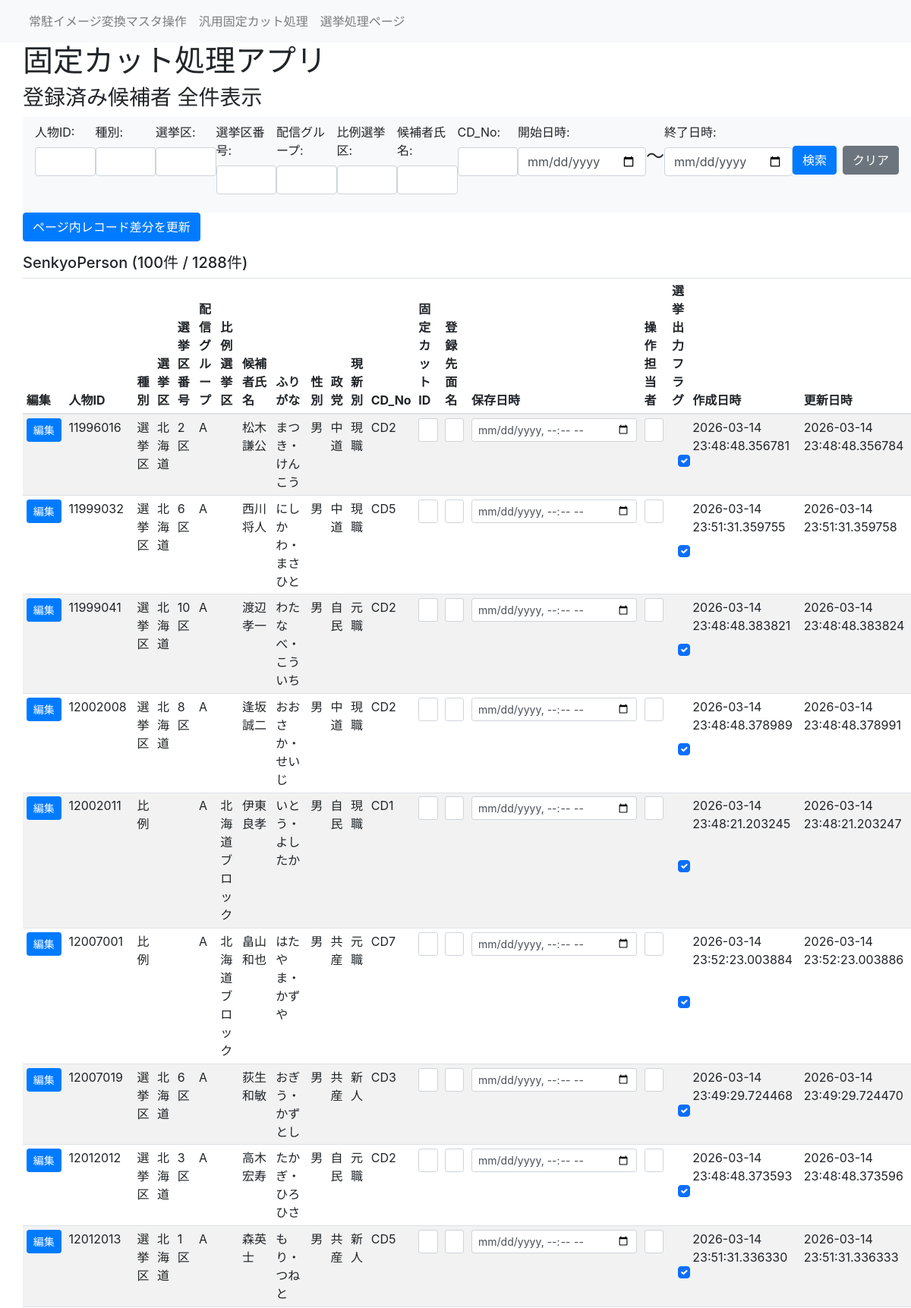
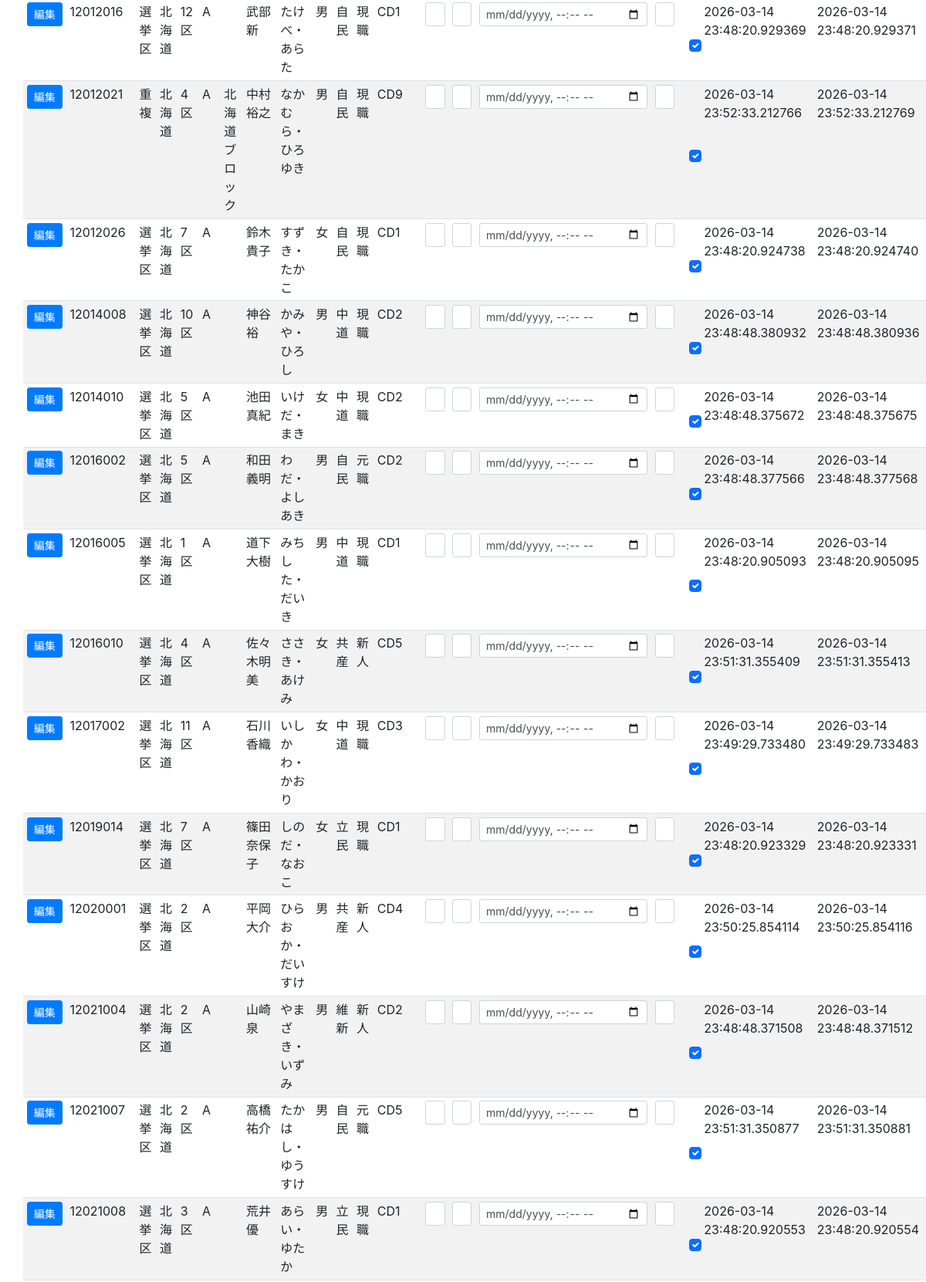
The page /senkyo_person_table (upper part) on the database its author committed (2 pictures, top to bottom).
### fixedcut_app/models/senkyo_person.py (models this page shows)
class SenkyoPerson(db.Model):
    ___tablename__ = "SenkyoPerson"
    id = db.Column(db.Integer, primary_key=True) #候補者番号
    syubetu = db.Column(db.String(5)) #選挙種別(選挙区、比例、重複)
    senkyoku = db.Column(db.String(10)) #選挙区（福島）
    senkyokuNo = db.Column(db.String(5)) #選挙区番号（1区）
    sendGroup = db.Column(db.String(2)) #配信グループ（A～C）
    hirei = db.Column(db.String(10))  #比例選挙単位（東北ブロック）
    name = db.Column(db.String(20))  #氏名
    hurigana = db.Column(db.String(20))  #指名読み仮名
    name_jikai = db.Column(db.String(100))  #指名字解
    kyodo_name = db.Column(db.String(20))  #共同表記氏名
    seibetsu = db.Column(db.String(5))  #性別
    seito = db.Column(db.String(30))  #政党
    genshinbetu = db.Column(db.String(2))  #現新別
    facefilename = db.Column(db.String(100))  #顔写真ファイル名
    photo_date = db.Column(db.DateTime)  #撮影日
    CD_No = db.Column(db.String(5))  #配信CD
    fixedcutID = db.Column(db.String(20))  #固定カットID
    updateCount = db.Column(db.Integer) #更新回数
    store_date = db.Column(db.DateTime)  #保存日時
    MenName = db.Column(db.String(20)) #登録先面名
    operater = db.Column(db.String(20)) #操作担当者
    created_at = db.Column(db.DateTime, nullable=False, default=datetime.now)  # 作成日時
    updated_at = db.Column(db.DateTime, nullable=False, default=datetime.now, onupdate=datetime.now)  # 更新日時
    output_Flg = db.Column(db.Boolean, default=True) #選挙出力フラグ

### fixedcut_app/views.py (the view, shortened to what this page needs)
@app.route('/senkyo_person_table', methods=['GET', 'POST'])
@app.route('/senkyo_person_table/<int:page>', methods=['GET', 'POST'])
def senkyo_person_table(page=1):
    per_page = 100
    res = {
        "personID": request.values.get("personID", ""),
        "syubetsu": request.values.get("syubetsu", ""),
        "senkyoku": request.values.get("senkyoku", ""),
        "senkyokuNo": request.values.get("senkyokuNo", ""),
        "sendgroup": request.values.get("sendgroup", ""),
        "hirei": request.values.get("hirei", ""),
        "shimei": request.values.get("shimei", ""),
        "CD_No": request.values.get("CD_No", ""),
        "startdate": request.values.get("startdate", ""),
        "enddate": request.values.get("enddate", ""),
    }
    savelist = [
        res["personID"],
        res["syubetsu"],
        res["senkyoku"],
        res["senkyokuNo"],
        res["sendgroup"],
        res["hirei"],
        res["shimei"],
        res["CD_No"],
        res["startdate"],
        res["enddate"],
    ]
    query = db.session.query(
        SenkyoPerson.id,
        SenkyoPerson.syubetu,
        SenkyoPerson.senkyoku,
        SenkyoPerson.senkyokuNo,
        SenkyoPerson.sendGroup,
        SenkyoPerson.hirei,
        SenkyoPerson.name,
        SenkyoPerson.hurigana,
        SenkyoPerson.seibetsu,
        SenkyoPerson.seito,
        SenkyoPerson.genshinbetu,
        SenkyoPerson.CD_No,
        SenkyoPerson.fixedcutID,
        SenkyoPerson.MenName,
        SenkyoPerson.store_date,
        SenkyoPerson.operater,
        SenkyoPerson.output_Flg,
        SenkyoPerson.created_at,
        SenkyoPerson.updated_at,
    )
    if res["personID"]:
        person_id = _to_int_or_none(res["personID"])
        if person_id is not None:
            query = query.filter(SenkyoPerson.id == person_id)
    if res["syubetsu"]:
        query = query.filter(SenkyoPerson.syubetu.contains(res["syubetsu"]))
    if res["senkyoku"]:
        query = query.filter(SenkyoPerson.senkyoku.contains(res["senkyoku"]))
    if res["senkyokuNo"]:
        query = query.filter(SenkyoPerson.senkyokuNo.contains(res["senkyokuNo"]))
    if res["sendgroup"]:
        query = query.filter(SenkyoPerson.sendGroup.contains(res["sendgroup"]))
    if res["hirei"]:
        query = query.filter(SenkyoPerson.hirei.contains(res["hirei"]))
    if res["shimei"]:
        query = query.filter(SenkyoPerson.name.contains(res["shimei"]))
    if res["CD_No"]:
        query = query.filter(SenkyoPerson.CD_No.contains(res["CD_No"]))
    if res["startdate"]:
        start_date = datetime.strptime(res["startdate"], '%Y-%m-%d')
        query = query.filter(SenkyoPerson.created_at >= start_date)
    if res["enddate"]:
        end_date = datetime.strptime(res["enddate"], '%Y-%m-%d')
        query = query.filter(SenkyoPerson.created_at <= end_date)
    pagination = query.order_by(SenkyoPerson.id.asc()).paginate(page=page, per_page=per_page, error_out=False)
    person_rows = pagination.items
    person_columns = [
        "人物ID",
        "種別",
        "選挙区",
        "選挙区番号",
        "配信グループ",
        "比例選挙区",
        "候補者氏名",
        "ふりがな",
        "性別",
        "政党",
        "現新別",
        "CD_No",
        "固定カットID",
        "登録先面名",
        "保存日時",
        "操作担当者",
        "選挙出力フラグ",
        "作成日時",
        "更新日時",
    ]
    return render_template(
        'senkyo_person_table.html',
        person_rows=person_rows,
        person_columns=person_columns,
        savelist=savelist,
        pagination=pagination,
    )

### fixedcut_app/views.py (called while the page is built)
@app.before_request
def log_request():
    app.logger.info("Request: %s %s from %s", request.method, request.path, request.remote_addr)

### fixedcut_app/templates/senkyo_person_table.html (shortened to what this page needs)
{% extends 'layout.html' %}
{% block header %}
<h3>登録済み候補者 全件表示</h3>
{% endblock %}
{% block serchbar %}
<nav class="navbar navbar-expand-lg navbar-light bg-light">
    <form class="form-group" action="{{ url_for('senkyo_person_table') }}" method="POST">
        <ul class="navbar-nav">
            <li class="nav-item">
                <label for="personID">人物ID:</label>
                <input name="personID" type="text" class="form-control" id="personID" value="{{ savelist[0] }}">
            </li>
            <li class="nav-item">
                <label for="syubetsu">種別:</label>
                <input name="syubetsu" type="text" class="form-control" id="syubetsu" value="{{ savelist[1] }}">
            </li>
            <li class="nav-item">
                <label for="senkyoku">選挙区:</label>
                <input name="senkyoku" type="text" class="form-control" id="senkyoku" value="{{ savelist[2] }}">
            </li>
            <li class="nav-item">
                <label for="senkyokuNo">選挙区番号:</label>
                <input name="senkyokuNo" type="text" class="form-control" id="senkyokuNo" value="{{ savelist[3] }}">
            </li>
            <li class="nav-item">
                <label for="sendgroup">配信グループ:</label>
                <input name="sendgroup" type="text" class="form-control" id="sendgroup" value="{{ savelist[4] }}">
            </li>
            <li class="nav-item">
                <label for="hirei">比例選挙区:</label>
                <input name="hirei" type="text" class="form-control" id="hirei" value="{{ savelist[5] }}">
            </li>
            <li class="nav-item">
                <label for="shimei">候補者氏名:</label>
                <input name="shimei" type="text" class="form-control" id="shimei" value="{{ savelist[6] }}">
            </li>
            <li class="nav-item">
                <label for="CD_No">CD_No:</label>
                <input name="CD_No" type="text" class="form-control" id="CD_No" value="{{ savelist[7] }}">
            </li>
            <li class="nav-item">
                <label for="startdate">開始日時:</label>
                <input name="startdate" type="date" class="form-control" id="startdate" value="{{ savelist[8] }}">
            </li>
            <li class="nav-item pad-above">
                <h4>～</h4>
            </li>
            <li class="nav-item ">
                <label for="enddate">終了日時:</label>
                <input name="enddate" type="date" class="form-control" id="enddate" value="{{ savelist[9] }}">
            </li>
            <li class="nav-item pad-above">
                <button type="submit" class="btn btn-primary">検索</button>
            </li>
            <li class="nav-item pad-above">
                <button type="button" class="btn btn-secondary ms-2" onclick="clearForm()">クリア</button>
        </ul>
    </form>
</nav>
{% endblock %}
{% block content %}
<div class="mb-2">
    <button type="submit" form="bulkUpdateForm" class="btn btn-primary">ページ内レコード差分を更新</button>
</div>
<div class="mt-3">
    <h5>
        SenkyoPerson
        {% if person_rows | length > 0 %}
        ({{ person_rows|length }}件 / {{ pagination.total }}件)
        {% else %}
        (0件)
        {% endif %}
    </h5>
    <form id="bulkUpdateForm" action="{{ url_for('senkyo_person_table', page=pagination.page) }}" method="POST">
    <div class="table-responsive">
        <table class="table table-striped table-hover table-sm">
            <thead>
                <tr>
                    <th>編集</th>
                    {% for col in person_columns %}
                    <th {% if col == '選挙出力フラグ' %}class="text-center"{% endif %}>{{ col }}</th>
                    {% endfor %}
                </tr>
            </thead>
            <tbody>
                {% for row in person_rows %}
                <tr>
                    <td>
                        <a class="btn btn-primary btn-sm" href="{{ url_for('senkyo_person_table_detail', id=row[0]) }}">編集</a>
                    </td>
                    <td>
                        {{ row[0] }}
                    </td>
                    <td>{{ row[1] }}</td>
                    <td>{{ row[2] }}</td>
                    <td>{{ row[3] }}</td>
                    <td>{{ row[4] }}</td>
                    <td>{{ row[5] }}</td>
                    <td>{{ row[6] }}</td>
                    <td>{{ row[7] }}</td>
                    <td>{{ row[8] }}</td>
                    <td>{{ row[9] }}</td>
                    <td>{{ row[10] }}</td>
                    <td>{{ row[11] }}</td>
                    <td>
                        <input type="text" class="form-control form-control-sm" name="fixedcutID_{{ row[0] }}" value="{{ row[12] or '' }}">
                    </td>
                    <td>
                        <input type="text" class="form-control form-control-sm" name="MenName_{{ row[0] }}" value="{{ row[13] or '' }}">
                    </td>
                    <td>
                        <input type="datetime-local" class="form-control form-control-sm" name="store_date_{{ row[0] }}" value="{{ row[14].strftime('%Y-%m-%dT%H:%M') if row[14] else '' }}">
                    </td>
                    <td>
                        <input type="text" class="form-control form-control-sm" name="operater_{{ row[0] }}" value="{{ row[15] or '' }}">
                    </td>
                    <td class="text-center align-middle">
                        <input type="checkbox" class="form-check-input m-0" name="output_Flg_{{ row[0] }}" value="1" {% if row[16] %}checked{% endif %}>
                    </td>
                    <td>{{ row[17] }}</td>
                    <td>{{ row[18] }}</td>
                </tr>
                {% endfor %}
            </tbody>
        </table>
    </div>
    </form>
</div>
{% endblock %}

### fixedcut_app/templates/static/css/style.css (style rules this page uses)
.pad-above { padding-top: 30px; }

### rows shown on the page
SenkyoPerson: id "11996016", syubetu "選挙区", senkyoku "北海道", senkyokuNo "2区", sendGroup "A", name "松木謙公", hurigana "まつき・けんこう", seibetsu "男", seito "中道", genshinbetu "現職", CD_No "CD2", output_Flg "☑", created_at "2026-03-14 23:48:48.356781", updated_at "2026-03-14 23:48:48.356784"
SenkyoPerson: id "11999032", syubetu "選挙区", senkyoku "北海道", senkyokuNo "6区", sendGroup "A", name "西川将人", hurigana "にしかわ・まさひと", seibetsu "男", seito "中道", genshinbetu "現職", CD_No "CD5", output_Flg "☑", created_at "2026-03-14 23:51:31.359755", updated_at "2026-03-14 23:51:31.359758"
SenkyoPerson: id "11999041", syubetu "選挙区", senkyoku "北海道", senkyokuNo "10区", sendGroup "A", name "渡辺孝一", hurigana "わたなべ・こういち", seibetsu "男", seito "自民", genshinbetu "元職", CD_No "CD2", output_Flg "☑", created_at "2026-03-14 23:48:48.383821", updated_at "2026-03-14 23:48:48.383824"
SenkyoPerson: id "12002008", syubetu "選挙区", senkyoku "北海道", senkyokuNo "8区", sendGroup "A", name "逢坂誠二", hurigana "おおさか・せいじ", seibetsu "男", seito "中道", genshinbetu "現職", CD_No "CD2", output_Flg "☑", created_at "2026-03-14 23:48:48.378989", updated_at "2026-03-14 23:48:48.378991"
SenkyoPerson: id "12002011", syubetu "比例", sendGroup "A", hirei "北海道ブロック", name "伊東良孝", hurigana "いとう・よしたか", seibetsu "男", seito "自民", genshinbetu "現職", CD_No "CD1", output_Flg "☑", created_at "2026-03-14 23:48:21.203245", updated_at "2026-03-14 23:48:21.203247"
SenkyoPerson: id "12007001", syubetu "比例", sendGroup "A", hirei "北海道ブロック", name "畠山和也", hurigana "はたやま・かずや", seibetsu "男", seito "共産", genshinbetu "元職", CD_No "CD7", output_Flg "☑", created_at "2026-03-14 23:52:23.003884", updated_at "2026-03-14 23:52:23.003886"
SenkyoPerson: id "12007019", syubetu "選挙区", senkyoku "北海道", senkyokuNo "6区", sendGroup "A", name "荻生和敏", hurigana "おぎう・かずとし", seibetsu "男", seito "共産", genshinbetu "新人", CD_No "CD3", output_Flg "☑", created_at "2026-03-14 23:49:29.724468", updated_at "2026-03-14 23:49:29.724470"
SenkyoPerson: id "12012012", syubetu "選挙区", senkyoku "北海道", senkyokuNo "3区", sendGroup "A", name "高木宏寿", hurigana "たかぎ・ひろひさ", seibetsu "男", seito "自民", genshinbetu "元職", CD_No "CD2", output_Flg "☑", created_at "2026-03-14 23:48:48.373593", updated_at "2026-03-14 23:48:48.373596"
SenkyoPerson: id "12012013", syubetu "選挙区", senkyoku "北海道", senkyokuNo "1区", sendGroup "A", name "森英士", hurigana "もり・つねと", seibetsu "男", seito "共産", genshinbetu "新人", CD_No "CD5", output_Flg "☑", created_at "2026-03-14 23:51:31.336330", updated_at "2026-03-14 23:51:31.336333"
SenkyoPerson: id "12012016", syubetu "選挙区", senkyoku "北海道", senkyokuNo "12区", sendGroup "A", name "武部新", hurigana "たけべ・あらた", seibetsu "男", seito "自民", genshinbetu "現職", CD_No "CD1", output_Flg "☑", created_at "2026-03-14 23:48:20.929369", updated_at "2026-03-14 23:48:20.929371"
SenkyoPerson: id "12012021", syubetu "重複", senkyoku "北海道", senkyokuNo "4区", sendGroup "A", hirei "北海道ブロック", name "中村裕之", hurigana "なかむら・ひろゆき", seibetsu "男", seito "自民", genshinbetu "現職", CD_No "CD9", output_Flg "☑", created_at "2026-03-14 23:52:33.212766", updated_at "2026-03-14 23:52:33.212769"
SenkyoPerson: id "12012026", syubetu "選挙区", senkyoku "北海道", senkyokuNo "7区", sendGroup "A", name "鈴木貴子", hurigana "すずき・たかこ", seibetsu "女", seito "自民", genshinbetu "現職", CD_No "CD1", output_Flg "☑", created_at "2026-03-14 23:48:20.924738", updated_at "2026-03-14 23:48:20.924740"
SenkyoPerson: id "12014008", syubetu "選挙区", senkyoku "北海道", senkyokuNo "10区", sendGroup "A", name "神谷裕", hurigana "かみや・ひろし", seibetsu "男", seito "中道", genshinbetu "現職", CD_No "CD2", output_Flg "☑", created_at "2026-03-14 23:48:48.380932", updated_at "2026-03-14 23:48:48.380936"
SenkyoPerson: id "12014010", syubetu "選挙区", senkyoku "北海道", senkyokuNo "5区", sendGroup "A", name "池田真紀", hurigana "いけだ・まき", seibetsu "女", seito "中道", genshinbetu "現職", CD_No "CD2", output_Flg "☑", created_at "2026-03-14 23:48:48.375672", updated_at "2026-03-14 23:48:48.375675"
SenkyoPerson: id "12016002", syubetu "選挙区", senkyoku "北海道", senkyokuNo "5区", sendGroup "A", name "和田義明", hurigana "わだ・よしあき", seibetsu "男", seito "自民", genshinbetu "元職", CD_No "CD2", output_Flg "☑", created_at "2026-03-14 23:48:48.377566", updated_at "2026-03-14 23:48:48.377568"
SenkyoPerson: id "12016005", syubetu "選挙区", senkyoku "北海道", senkyokuNo "1区", sendGroup "A", name "道下大樹", hurigana "みちした・だいき", seibetsu "男", seito "中道", genshinbetu "現職", CD_No "CD1", output_Flg "☑", created_at "2026-03-14 23:48:20.905093", updated_at "2026-03-14 23:48:20.905095"
SenkyoPerson: id "12016010", syubetu "選挙区", senkyoku "北海道", senkyokuNo "4区", sendGroup "A", name "佐々木明美", hurigana "ささき・あけみ", seibetsu "女", seito "共産", genshinbetu "新人", CD_No "CD5", output_Flg "☑", created_at "2026-03-14 23:51:31.355409", updated_at "2026-03-14 23:51:31.355413"
SenkyoPerson: id "12017002", syubetu "選挙区", senkyoku "北海道", senkyokuNo "11区", sendGroup "A", name "石川香織", hurigana "いしかわ・かおり", seibetsu "女", seito "中道", genshinbetu "現職", CD_No "CD3", output_Flg "☑", created_at "2026-03-14 23:49:29.733480", updated_at "2026-03-14 23:49:29.733483"
SenkyoPerson: id "12019014", syubetu "選挙区", senkyoku "北海道", senkyokuNo "7区", sendGroup "A", name "篠田奈保子", hurigana "しのだ・なおこ", seibetsu "女", seito "立民", genshinbetu "現職", CD_No "CD1", output_Flg "☑", created_at "2026-03-14 23:48:20.923329", updated_at "2026-03-14 23:48:20.923331"
SenkyoPerson: id "12020001", syubetu "選挙区", senkyoku "北海道", senkyokuNo "2区", sendGroup "A", name "平岡大介", hurigana "ひらおか・だいすけ", seibetsu "男", seito "共産", genshinbetu "新人", CD_No "CD4", output_Flg "☑", created_at "2026-03-14 23:50:25.854114", updated_at "2026-03-14 23:50:25.854116"
SenkyoPerson: id "12021004", syubetu "選挙区", senkyoku "北海道", senkyokuNo "2区", sendGroup "A", name "山崎泉", hurigana "やまざき・いずみ", seibetsu "男", seito "維新", genshinbetu "新人", CD_No "CD2", output_Flg "☑", created_at "2026-03-14 23:48:48.371508", updated_at "2026-03-14 23:48:48.371512"
SenkyoPerson: id "12021007", syubetu "選挙区", senkyoku "北海道", senkyokuNo "2区", sendGroup "A", name "高橋祐介", hurigana "たかはし・ゆうすけ", seibetsu "男", seito "自民", genshinbetu "元職", CD_No "CD5", output_Flg "☑", created_at "2026-03-14 23:51:31.350877", updated_at "2026-03-14 23:51:31.350881"
SenkyoPerson: id "12021008", syubetu "選挙区", senkyoku "北海道", senkyokuNo "3区", sendGroup "A", name "荒井優", hurigana "あらい・ゆたか", seibetsu "男", seito "立民", genshinbetu "現職", CD_No "CD1", output_Flg "☑", created_at "2026-03-14 23:48:20.920553", updated_at "2026-03-14 23:48:20.920554"

### other values the page prints
{{ person_rows|length }} "100"
{{ pagination.total }} "1288"
{{ col }} "人物ID" "種別" "選挙区" "選挙区番号" "配信グループ" "比例選挙区" "候補者氏名" "ふりがな" "性別" "政党" "現新別" "CD_No" "固定カットID" "登録先面名" "保存日時" "操作担当者" "選挙出力フラグ" "作成日時" "更新日時"
